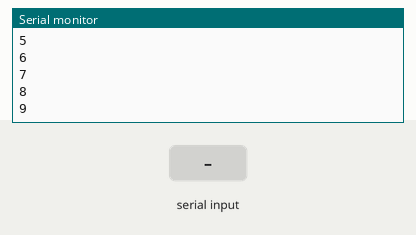
Bench run of a sketch on a simulated Arduino Uno, built with avr-gcc and run on an emulated ATmega328P. Shown: the last lines printed to the serial monitor. The test bench sets the inputs (shaded band).

Above: at 4.2 s.
4.3 s: byte 30 received over Serial
At 5.2 s:
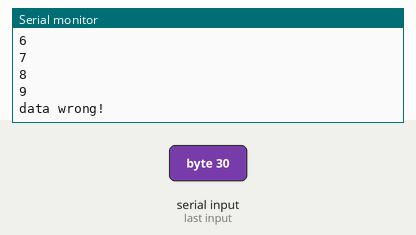
5.8 s: byte 120 received over Serial
At 6.3 s:
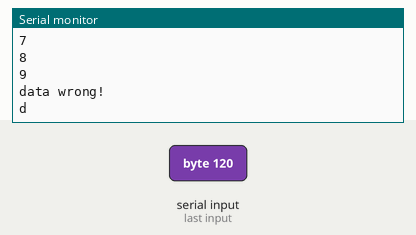
Timing chart, 0 to 8.8 s (numbered marks = the images above; inputs shaded):
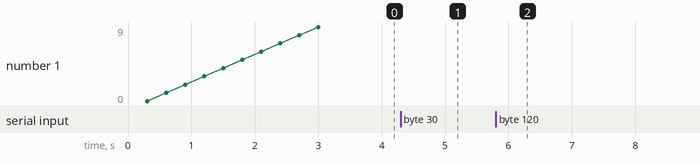

Measured:
- after the input at 4.3 s, the serial monitor: prints a new line at once (image 1)
- after the input at 5.8 s, the serial monitor: prints a new line at once (image 2)

The sketch:

sketch_may22a.ino
```cpp
const int left1=2;//2-7引脚分别控制左右马达
const int leftPWM=3;
const int left2=4;
const int right1=5;
const int rightPWM=6;
const int right2=7;
const int sizes=64;
int Servo1last;
int Servo2last;
int Servo3last;
unsigned long lasttime;
int Re[sizes]={0};
int n;
void setup() {
  // put your setup code here, to run once:
Serial.begin(9600);
for(int i=0;i<10;i++){//
delay(300);
Serial.println(i);}
lasttime=millis();
}

void loop() {
  // put your main code here, to run repeatedly:
  if(millis()-lasttime>2000){//每两秒读取传感器
    //do
    lasttime=millis();
    }
  if(Serial.available()){
     delay(30);
     n=0;
     while(Serial.available()){//读取串口缓冲区所有数据
       Re[n]=Serial.read();
       //Serial.println(Re[n]);
       n++;
         }

  if((Re[n-1]<=100)){
    Serial.println("data wrong!");//最后一位<100，发送数据错误信息
    for(int i=0;i<sizes;i++){//数据错误清空数据
    Re[i]=0;
    }
      }
  }
  n=0;
  while(Re[n]){//解码部分
    Serial.print("d");
      if(Is1100(Re[n])&&(Re[n+1]>100)){//第一个<100,第二个大于100
        int t=(Re[n]-1)*100+Re[n+1]-101;//复原原始十进制数
        Decode(t);}
      else {
        n++;
        if(Is1100(Re[n])&&(Re[n+1]>100)){//默认为数据出现了位移，从后一位开始解码
          int t=Re[n]*100+Re[n+1]-101;
          Decode(t);}
        }
  n+=2;
  }
  for(int i=0;i<sizes;i++){//处理完数据重置数组
    Re[i]=0;
    }
  }


bool Is1100(int t){
  if(t>=1&&t<101)return true;
  else return false;
  }


void Decode(int code){
int Port=code&31;
int Value=code>>5;
  Action(Port,Value);
  }


void Action(int Port,int Value){
  //if(Value==7)Value=0;//受到发送端无法发送0的限制
   if(!(Port>>2)){//控制左马达
    digitalWrite(left1,Port&1);
    digitalWrite(left2,(Port>>1)&1);
    analogWrite(leftPWM,Value);
    }
   else if((Port>>2)==1){
    digitalWrite(right1,Port&1);
    digitalWrite(right2,(Port>>1)&1);
    analogWrite(rightPWM,Value);
    }
   else if((Port>>2)==2){//1000-1011
    if(!(Port&3)){

      }
    if(Port&3==1){

      }
    if(Port&3==2){

      }
    if(Port&3==3){

      }
    }
   else if((Port>>2)==3){//1100-1111组网控制预留
    if(!(Port&3)){

      }
    if(Port&3==1){

      }
    if(Port&3==2){

      }
    if(Port&3==3){

      }
    }

  }
```
